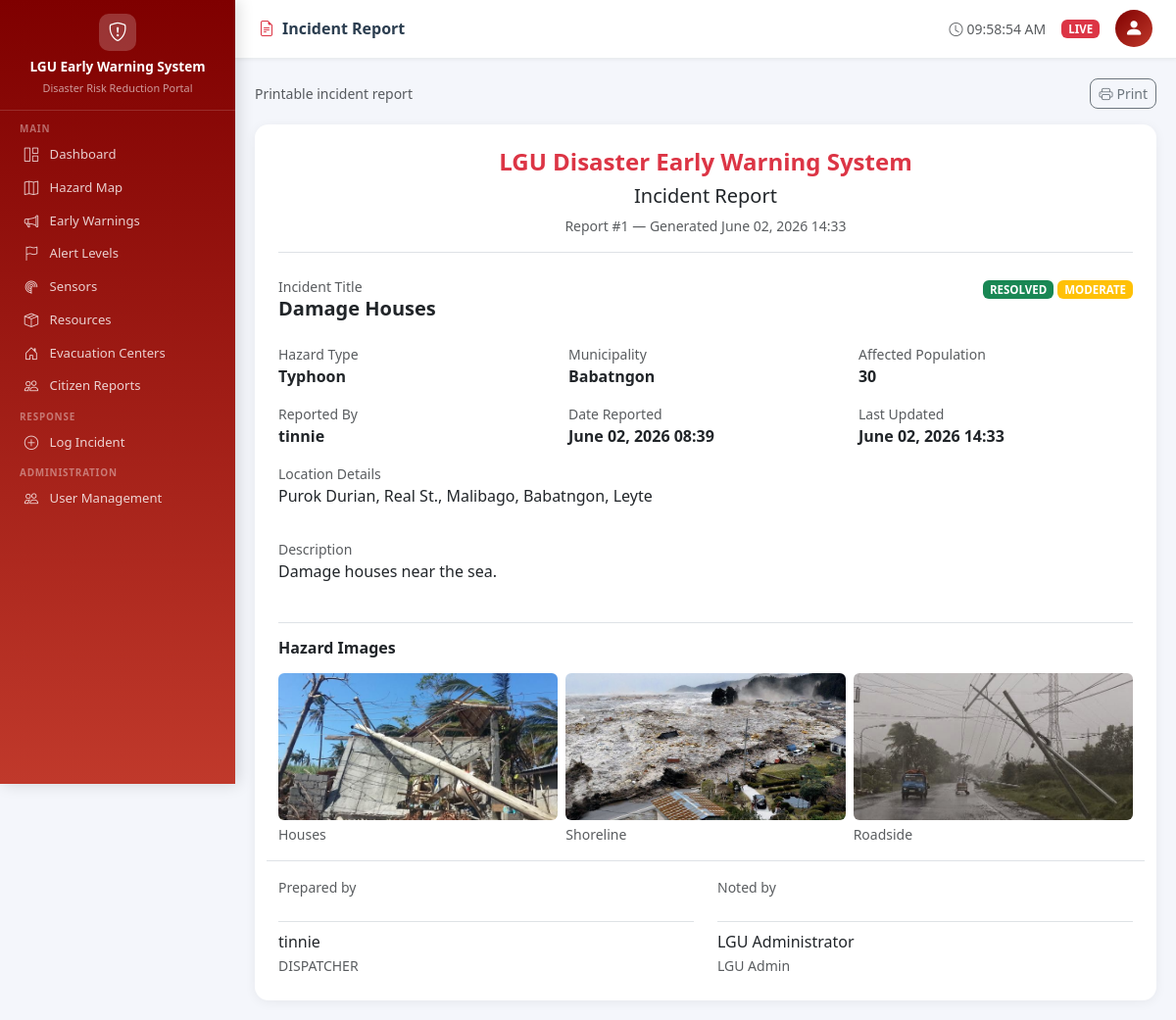
/incidents/1/report/ (signed in), run on the app's committed database.
### incidents/models.py (models this page shows, shortened)
class Incident(models.Model):
    STATUS_CHOICES = [
        ('ACTIVE', 'Active'),
        ('MONITORING', 'Monitoring'),
        ('RESOLVED', 'Resolved'),
        ('CLOSED', 'Closed'),
    ]
    SEVERITY_CHOICES = [
        ('LOW', 'Low'),
        ('MODERATE', 'Moderate'),
        ('HIGH', 'High'),
        ('CRITICAL', 'Critical'),
    ]
    title = models.CharField(max_length=200)
    description = models.TextField()
    hazard_type = models.CharField(max_length=20, choices=HazardSensor.HAZARD_TYPES)
    status = models.CharField(max_length=20, choices=STATUS_CHOICES, default='ACTIVE')
    severity = models.CharField(max_length=10, choices=SEVERITY_CHOICES, default='MODERATE')
    municipality = models.CharField(max_length=100)
    image = models.ImageField(upload_to="hazards/", null=True, blank=True)
    latitude = models.FloatField(null=True, blank=True)
    longitude = models.FloatField(null=True, blank=True)
    created_at = models.DateTimeField(auto_now_add=True)
    location_details = models.TextField(help_text='Street, barangay, landmarks')
    reported_by = models.ForeignKey(User, on_delete=models.CASCADE)
    sensor = models.ForeignKey(
        HazardSensor, on_delete=models.SET_NULL,
        null=True, blank=True, related_name='incidents'
    )
    affected_population = models.PositiveIntegerField(default=0)
    created_at = models.DateTimeField(auto_now_add=True)
    updated_at = models.DateTimeField(auto_now=True)
    class Meta:
        ordering = ['-created_at']
        permissions = [
            ('can_bulk_update', 'Can bulk update incident status'),
            ('can_view_all', 'Can view all incidents'),
        ]

class HazardImage(models.Model):
    incident = models.ForeignKey(Incident, on_delete=models.CASCADE, related_name='images')
    image = models.ImageField(upload_to="hazards/", null=True, blank=True)
    caption = models.CharField(max_length=200, blank=True)
    uploaded_at = models.DateTimeField(auto_now_add=True)

### accounts/models.py (models this page shows, shortened)
class User(AbstractUser):
    ROLE_LGU_ADMIN = 'LGU_ADMIN'
    ROLE_DISPATCHER = 'DISPATCHER'
    ROLE_PUBLIC = 'PUBLIC'
    ROLE_CHOICES = [
        (ROLE_LGU_ADMIN, 'LGU Admin'),
        (ROLE_DISPATCHER, 'Dispatcher'),
        (ROLE_PUBLIC, 'Public Viewer'),
    ]
    role = models.CharField(max_length=20, choices=ROLE_CHOICES, default=ROLE_PUBLIC)
    municipality = models.CharField(max_length=100, blank=True)
    contact_number = models.CharField(max_length=20, blank=True)
    profile_photo = models.ImageField(upload_to='profiles/', blank=True, null=True)
    def is_lgu_admin(self):
        return self.role == self.ROLE_LGU_ADMIN

### incidents/views.py (the view)
# urls.py: path('incidents/<int:pk>/report/', views.incident_report, name='incident_report'),
@login_required
def incident_report(request, pk):
    if request.user.is_lgu_admin():
        incident = get_object_or_404(Incident, pk=pk)
    elif request.user.is_dispatcher():
        incident = get_object_or_404(Incident, pk=pk, reported_by=request.user)
    else:
        incident = get_object_or_404(Incident, pk=pk, status__in=['ACTIVE', 'MONITORING'])
    return render(request, 'incidents/incident_report.html', {'incident': incident})

### incidents/templatetags/incident_tags.py (called while the page is built)
@register.simple_tag
def status_badge(status):
    colors = {
        'ACTIVE': 'danger',
        'MONITORING': 'warning',
        'RESOLVED': 'success',
        'CLOSED': 'secondary',
    }
    c = colors.get(status, 'secondary')
    return mark_safe(f'<span class="badge bg-{c}">{status}</span>')

@register.simple_tag
def severity_badge(severity):
    colors = {
        'LOW': 'info',
        'MODERATE': 'warning',
        'HIGH': 'danger',
        'CRITICAL': 'dark',
    }
    c = colors.get(severity, 'secondary')
    return mark_safe(f'<span class="badge bg-{c}">{severity}</span>')

### templates/incidents/incident_report.html (shortened to what this page needs)
{% extends 'base.html' %}
{% load incident_tags %}
{% block page_title %}<i class="bi bi-file-earmark-text me-2 text-danger"></i>Incident Report{% endblock %}
{% block content %}
<div class="d-flex justify-content-between align-items-center mb-3">
  <span class="text-muted small">Printable incident report</span>
  <button onclick="window.print()" class="btn btn-outline-secondary btn-sm"><i class="bi bi-printer me-1"></i>Print</button>
</div>
<div class="card" id="print-area">
  <div class="card-body p-4">
    <div class="text-center border-bottom pb-3 mb-4">
      <h4 class="fw-bold text-danger">LGU Disaster Early Warning System</h4>
      <h5>Incident Report</h5>
      <div class="text-muted small">Report #{{ incident.id }} — Generated {{ incident.updated_at|date:"F d, Y H:i" }}</div>
    </div>
    <div class="row g-3 mb-4">
      <div class="col-md-8"><div class="text-muted small">Incident Title</div><h5 class="fw-bold">{{ incident.title }}</h5></div>
      <div class="col-md-4 text-md-end">
        {% status_badge incident.status %} {% severity_badge incident.severity %}
      </div>
      <div class="col-md-4"><div class="text-muted small">Hazard Type</div><strong>{{ incident.get_hazard_type_display }}</strong></div>
      <div class="col-md-4"><div class="text-muted small">Municipality</div><strong>{{ incident.municipality }}</strong></div>
      <div class="col-md-4"><div class="text-muted small">Affected Population</div><strong>{{ incident.affected_population|default:"Unknown" }}</strong></div>
      <div class="col-md-4"><div class="text-muted small">Reported By</div><strong>{{ incident.reported_by.get_full_name|default:incident.reported_by.username|default:"—" }}</strong></div>
      <div class="col-md-4"><div class="text-muted small">Date Reported</div><strong>{{ incident.created_at|date:"F d, Y H:i" }}</strong></div>
      <div class="col-md-4"><div class="text-muted small">Last Updated</div><strong>{{ incident.updated_at|date:"F d, Y H:i" }}</strong></div>
      <div class="col-12"><div class="text-muted small">Location Details</div><p>{{ incident.location_details }}</p></div>
      <div class="col-12"><div class="text-muted small">Description</div><p>{{ incident.description }}</p></div>
    </div>
    {% if incident.images.all %}
    <div class="border-top pt-3 mb-3">
      <h6 class="fw-bold mb-3">Hazard Images</h6>
      <div class="row g-2">
        {% for img in incident.images.all %}
        <div class="col-md-4"><img src="{{ img.image.url }}" class="img-fluid rounded" style="height:150px;object-fit:cover;width:100%;"><div class="small text-muted mt-1">{{ img.caption }}</div></div>
        {% endfor %}
      </div>
    </div>
    {% endif %}
    <div class="border-top pt-3 mt-3 row">
      <div class="col-md-6"><div class="text-muted small mb-4">Prepared by</div><div class="border-top pt-2">{{ incident.reported_by.get_full_name|default:incident.reported_by.username|default:"Dispatcher" }}<br><span class="text-muted small">{{ incident.reported_by.role|default:"" }}</span></div></div>
      <div class="col-md-6"><div class="text-muted small mb-4">Noted by</div><div class="border-top pt-2">LGU Administrator<br><span class="text-muted small">LGU Admin</span></div></div>
    </div>
  </div>
</div>
{% endblock %}

### templates/base.html (style rules this page uses)
body { background: #f4f6fb; font-family: 'Segoe UI', sans-serif; }
.card { border: none; border-radius: 14px; box-shadow: 0 2px 12px rgba(0,0,0,.06); }
.badge { font-size: .72rem; padding: .3em .6em; }
.btn { border-radius: 8px; font-size: .875rem; }

### data on the page
Incident: id "1", updated_at "June 02, 2026 14:33", title "Damage Houses", status "RESOLVED", severity "MODERATE", hazard_type "Typhoon", municipality "Babatngon", affected_population "30", reported_by.get_full_name "tinnie", created_at "June 02, 2026 08:39", location_details "Purok Durian, Real St., Malibago, Babatngon, Leyte", description "Damage houses near the sea.", reported_by.role "DISPATCHER"
HazardImage: image (picture), caption "Houses"
HazardImage: image (picture), caption "Shoreline"
HazardImage: image (picture), caption "Roadside"
